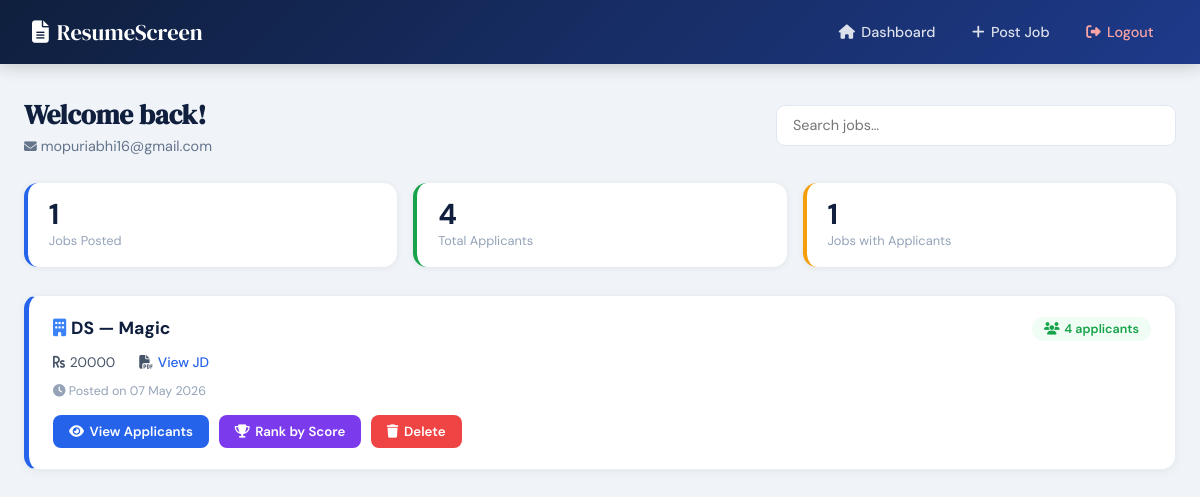
/hr_dash (signed in), run on the app's committed database.
### tables this page shows
CREATE TABLE jobs (
    id              INTEGER PRIMARY KEY AUTOINCREMENT,
    company         TEXT NOT NULL,
    job_profile     TEXT NOT NULL,
    salary          TEXT NOT NULL,
    job_description TEXT NOT NULL,
    posted_by       TEXT NOT NULL,
    posted_at       TEXT NOT NULL
);

### app.py (the view)
@app.route('/hr_dash')
def hr_dash():
    if 'hr_email' not in session:
        return redirect(url_for('hr_login'))
    conn = get_db(); cur = conn.cursor()
    try:
        cur.execute("""
            SELECT id, company, job_profile, salary, job_description, posted_by, posted_at
            FROM jobs WHERE posted_by=? ORDER BY id DESC
        """, (session['hr_email'],))
        raw = cur.fetchall()
        jobs = []
        for job in raw:
            cur.execute("SELECT COUNT(*) FROM resumes WHERE job_id=?", (job[0],))
            jobs.append(tuple(job) + (cur.fetchone()[0],))
        return render_template('hr_dash.html', jobs=parse_jobs(jobs), hr_email=session['hr_email'])
    except sqlite3.Error as e:
        return render_template('hr_dash.html', jobs=[], hr_email=session['hr_email'],
                               error="Database error: " + str(e))
    finally:
        cur.close(); conn.close()

### app.py (called while the page is built)
def get_db():
    return sqlite3.connect(DB_PATH)

def parse_datetime(val):
    if val and isinstance(val, str):
        for fmt in ('%Y-%m-%d %H:%M:%S.%f', '%Y-%m-%d %H:%M:%S'):
            try: return datetime.strptime(val, fmt)
            except ValueError: pass
    return val

def parse_jobs(raw_jobs):
    return [tuple([*j[:6], parse_datetime(j[6]), *j[7:]]) for j in raw_jobs]

### templates/hr_dash.html (shortened to what this page needs)
<!DOCTYPE html>
<html lang="en">
<head>
  <link rel="stylesheet" href="https://cdnjs.cloudflare.com/ajax/libs/font-awesome/6.4.2/css/all.min.css">
</head>
<body>
<nav>
  <div class="nav-container">
    <a href="{{ url_for('hr_dash') }}" class="nav-logo">
      <i class="fas fa-file-alt"></i> ResumeScreen
    </a>
    <ul>
      <li><a href="{{ url_for('hr_dash') }}"><i class="fas fa-home"></i> Dashboard</a></li>
      <li><a href="{{ url_for('post_job') }}"><i class="fas fa-plus"></i> Post Job</a></li>
      <li><a href="{{ url_for('logout') }}" class="logout"><i class="fas fa-sign-out-alt"></i> Logout</a></li>
    </ul>
  </div>
</nav>
<div class="container">
  <div class="topbar">
    <div class="welcome-text">
      <h1>Welcome back!</h1>
      <p><i class="fas fa-envelope" style="font-size:.8rem"></i> {{ hr_email }}</p>
    </div>
    <div class="search-wrap">
      <input type="text" id="searchInput" placeholder="Search jobs…" oninput="filterJobs()">
    </div>
  </div>
  {% if jobs %}
  <div class="stats">
    <div class="stat-card">
      <div class="num">{{ jobs|length }}</div>
      <div class="lbl">Jobs Posted</div>
    </div>
    <div class="stat-card" style="border-color:#16a34a;">
      <div class="num">{{ jobs|sum(attribute=7) }}</div>
      <div class="lbl">Total Applicants</div>
    </div>
    <div class="stat-card" style="border-color:#f59e0b;">
      <div class="num">{{ jobs|selectattr(7,'gt',0)|list|length }}</div>
      <div class="lbl">Jobs with Applicants</div>
    </div>
  </div>
  {% endif %}
  <div class="job-grid" id="jobListings">
    {% if jobs %}
      {% for job in jobs %}
        <div class="job-card" data-title="{{ job[2]|lower }} {{ job[1]|lower }}">
          <div class="job-header">
            <h3><i class="fas fa-building" style="color:#3b82f6;margin-right:.3rem"></i>{{ job[2] }} — {{ job[1] }}</h3>
            <span class="badge {% if job[7] > 0 %}badge-green{% else %}badge-gray{% endif %}">
              <i class="fas fa-users"></i> {{ job[7] }} applicant{{ 's' if job[7] != 1 else '' }}
            </span>
          </div>
          <div class="job-meta">
            <span><i class="fas fa-rupee-sign"></i> {{ job[3] }}</span>
            <span><i class="fas fa-file-pdf"></i>
              <a href="{{ url_for('uploaded_file', filename=job[4]) }}" target="_blank">View JD</a>
            </span>
          </div>
          <p class="posted-by">
            <i class="fas fa-clock"></i> Posted on {{ job[6].strftime('%d %b %Y') }}
          </p>
          <div class="job-actions">
            <a href="{{ url_for('job_applicants', job_id=job[0]) }}" class="btn btn-view">
              <i class="fas fa-eye"></i> View Applicants
            </a>
            <a href="{{ url_for('job_applicants', job_id=job[0], ranked=1) }}" class="btn btn-rank">
              <i class="fas fa-trophy"></i> Rank by Score
            </a>
            <form method="POST" action="{{ url_for('delete_job', job_id=job[0]) }}"
                  onsubmit="return confirm('Delete this job and all applicant data? This cannot be undone.');">
              <button type="submit" class="btn btn-delete">
                <i class="fas fa-trash"></i> Delete
              </button>
            </form>
          </div>
        </div>
      {% endfor %}
    {% else %}
      <div class="no-jobs">
        <i class="fas fa-inbox fa-2x"></i>
        No jobs posted yet. <a href="{{ url_for('post_job') }}">Post your first job!</a>
      </div>
    {% endif %}
  </div>
</div>
</body>
</html>

### templates/hr_dash.html (style rules this page uses)
*, *::before, *::after { margin:0; padding:0; box-sizing:border-box; }
:root { --blue:#2563eb; --navy:#0f1f3d; --accent:#f59e0b; }
body { font-family:'DM Sans',sans-serif; background:#f0f4f8; color:#1e293b; min-height:100vh; }
nav { background:linear-gradient(135deg,#0f1f3d,#1e3a8a); padding:1rem 2rem; position:sticky; top:0; z-index:1000; box-shadow:0 2px 16px rgba(0,0,0,.2); }
.nav-container { max-width:1200px; margin:0 auto; display:flex; justify-content:space-between; align-items:center; }
.nav-logo { color:#fff; font-family:'DM Serif Display',serif; font-size:1.4rem; text-decoration:none; display:flex; align-items:center; gap:.5rem; }
nav ul { display:flex; list-style:none; gap:.5rem; }
nav ul li a { color:rgba(255,255,255,.85); text-decoration:none; font-size:.9rem; font-weight:500; padding:.45rem .9rem; border-radius:8px; display:flex; align-items:center; gap:.4rem; transition:background .2s, color .2s; }
nav ul li a.logout { color:#fca5a5; }
.container { max-width:1200px; margin:2rem auto; padding:0 1.5rem 3rem; }
.topbar { display:flex; justify-content:space-between; align-items:center; flex-wrap:wrap; gap:1rem; margin-bottom:1.75rem; }
.welcome-text h1 { font-family:'DM Serif Display',serif; font-size:1.7rem; color:var(--navy); }
.welcome-text p { color:#64748b; font-size:.9rem; margin-top:.2rem; }
.search-wrap { display:flex; gap:.6rem; flex:1; max-width:400px; }
.search-wrap input { flex:1; padding:.65rem 1rem; font-family:'DM Sans',sans-serif; font-size:.9rem; border:1.5px solid #e2e8f0; border-radius:9px; outline:none; background:#fff; transition:border-color .2s, box-shadow .2s; }
.stats { display:flex; gap:1rem; margin-bottom:1.75rem; flex-wrap:wrap; }
.stat-card { flex:1; min-width:140px; background:#fff; border-radius:14px; padding:1.1rem 1.3rem; box-shadow:0 1px 6px rgba(0,0,0,.07); border-left:4px solid var(--blue); }
.stat-card .num { font-size:1.8rem; font-weight:700; color:var(--navy); line-height:1; }
.stat-card .lbl { font-size:.8rem; color:#94a3b8; margin-top:.2rem; }
.job-grid { display:grid; gap:1.1rem; }
.job-card { background:#fff; border-radius:14px; border:1px solid #e8edf4; border-left:5px solid var(--blue); padding:1.3rem 1.5rem; box-shadow:0 2px 8px rgba(0,0,0,.05); transition:transform .25s, box-shadow .25s; animation:fadeUp .35s ease both; }
.job-header { display:flex; justify-content:space-between; align-items:flex-start; flex-wrap:wrap; gap:.5rem; margin-bottom:.75rem; }
.job-header h3 { font-size:1.1rem; font-weight:700; color:var(--navy); }
.badge { display:inline-flex; align-items:center; gap:.3rem; padding:.28rem .75rem; border-radius:20px; font-size:.78rem; font-weight:600; }
.badge-green { background:#f0fdf4; color:#16a34a; }
.job-meta { display:flex; flex-wrap:wrap; gap:.5rem 1.5rem; margin-bottom:.75rem; }
.job-meta span { font-size:.86rem; color:#475569; display:flex; align-items:center; gap:.3rem; }
.job-meta a { color:var(--blue); text-decoration:none; font-weight:500; }
.posted-by { font-size:.78rem; color:#94a3b8; margin-bottom:1rem; }
.job-actions { display:flex; gap:.6rem; flex-wrap:wrap; }
.btn { padding:.48rem 1rem; border:none; border-radius:8px; font-family:'DM Sans',sans-serif; font-size:.83rem; font-weight:600; cursor:pointer; display:inline-flex; align-items:center; gap:.35rem; text-decoration:none; transition:opacity .2s, transform .2s; }
.btn-view { background:#2563eb; color:#fff; }
.btn-rank { background:#7c3aed; color:#fff; }
.btn-delete { background:#ef4444; color:#fff; }

### data on the page
jobs: posted_by "mopuriabhi16@gmail.com", job_profile "DS", company "Magic", job "4", value "s", salary "20000", posted_at "07 May 2026"

### other printed values
{{ jobs|length }} "1"
{{ jobs|sum(attribute=7) }} "4"
{{ jobs|selectattr(7,'gt',0)|list|length }} "1"
